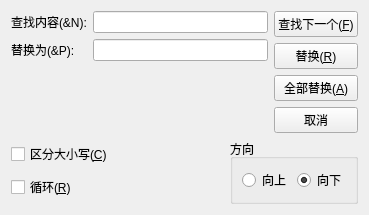
<?xml version="1.0" encoding="UTF-8"?>
<ui version="4.0">
 <class>FindDialog</class>
 <widget class="QWidget" name="FindDialog">
  <property name="geometry">
   <rect>
    <x>0</x>
    <y>0</y>
    <width>369</width>
    <height>188</height>
   </rect>
  </property>
  <property name="windowTitle">
   <string>查找</string>
  </property>
  <layout class="QVBoxLayout" name="verticalLayout_3">
   <item>
    <layout class="QHBoxLayout" name="horizontalLayout_3">
     <property name="rightMargin">
      <number>0</number>
     </property>
     <item>
      <layout class="QVBoxLayout" name="verticalLayout_4">
       <property name="leftMargin">
        <number>0</number>
       </property>
       <property name="bottomMargin">
        <number>0</number>
       </property>
       <item>
        <layout class="QFormLayout" name="formLayout">
         <property name="leftMargin">
          <number>0</number>
         </property>
         <property name="topMargin">
          <number>0</number>
         </property>
         <property name="rightMargin">
          <number>0</number>
         </property>
         <property name="bottomMargin">
          <number>0</number>
         </property>
         <item row="0" column="0">
          <widget class="QLabel" name="label">
           <property name="text">
            <string>查找内容(&amp;N):</string>
           </property>
          </widget>
         </item>
         <item row="0" column="1">
          <widget class="QLineEdit" name="findEdit"/>
         </item>
         <item row="1" column="0">
          <widget class="QLabel" name="label_3">
           <property name="text">
            <string>替换为(&amp;P):</string>
           </property>
          </widget>
         </item>
         <item row="1" column="1">
          <widget class="QLineEdit" name="replaceEdit"/>
         </item>
        </layout>
       </item>
      </layout>
     </item>
     <item>
      <layout class="QVBoxLayout" name="verticalLayout">
       <item>
        <widget class="QPushButton" name="findNextButton">
         <property name="text">
          <string>查找下一个(&amp;F)</string>
         </property>
        </widget>
       </item>
       <item>
        <widget class="QPushButton" name="replaceButton">
         <property name="text">
          <string>替换(&amp;R)</string>
         </property>
        </widget>
       </item>
       <item>
        <widget class="QPushButton" name="replaceAllButton">
         <property name="text">
          <string>全部替换(&amp;A)</string>
         </property>
        </widget>
       </item>
       <item>
        <widget class="QPushButton" name="cancelButton">
         <property name="text">
          <string>取消</string>
         </property>
        </widget>
       </item>
      </layout>
     </item>
    </layout>
   </item>
   <item>
    <layout class="QHBoxLayout" name="horizontalLayout_4">
     <property name="leftMargin">
      <number>0</number>
     </property>
     <item>
      <layout class="QVBoxLayout" name="verticalLayout_2">
       <item>
        <widget class="QCheckBox" name="caseSensitiveCheck">
         <property name="text">
          <string>区分大小写(&amp;C)</string>
         </property>
        </widget>
       </item>
       <item>
        <widget class="QCheckBox" name="loopCheck">
         <property name="text">
          <string>循环(&amp;R)</string>
         </property>
        </widget>
       </item>
      </layout>
     </item>
     <item>
      <spacer name="horizontalSpacer">
       <property name="orientation">
        <enum>Qt::Horizontal</enum>
       </property>
       <property name="sizeHint" stdset="0">
        <size>
         <width>40</width>
         <height>20</height>
        </size>
       </property>
      </spacer>
     </item>
     <item>
      <widget class="QGroupBox" name="groupBox">
       <property name="title">
        <string>方向</string>
       </property>
       <layout class="QHBoxLayout" name="horizontalLayout_2">
        <item>
         <widget class="QRadioButton" name="upRadio">
          <property name="text">
           <string>向上</string>
          </property>
          <property name="checked">
           <bool>false</bool>
          </property>
         </widget>
        </item>
        <item>
         <widget class="QRadioButton" name="downRadio">
          <property name="text">
           <string>向下</string>
          </property>
          <property name="checked">
           <bool>true</bool>
          </property>
         </widget>
        </item>
       </layout>
      </widget>
     </item>
    </layout>
   </item>
  </layout>
 </widget>
 <resources/>
 <connections/>
</ui>
